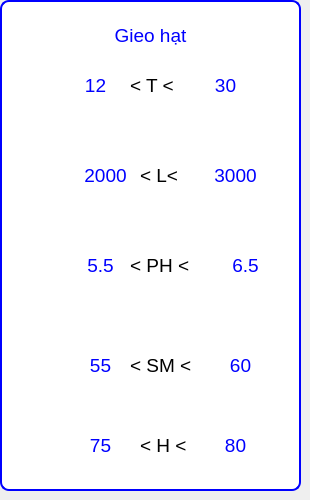
      <widget class="QWidget" name="tab_4">
       <attribute name="title">
        <string>Trạng thái</string>
       </attribute>
       <widget class="QLabel" name="label_21">
        <property name="geometry">
         <rect>
          <x>0</x>
          <y>0</y>
          <width>301</width>
          <height>491</height>
         </rect>
        </property>
        <property name="styleSheet">
         <string notr="true">border-radius:9px;
border: 2px solid blue;
background-color: rgb(255, 255, 255);</string>
        </property>
        <property name="text">
         <string/>
        </property>
       </widget>
       <widget class="QLabel" name="label_39">
        <property name="geometry">
         <rect>
          <x>10</x>
          <y>50</y>
          <width>61</width>
          <height>61</height>
         </rect>
        </property>
        <property name="styleSheet">
         <string notr="true">background-color: rgb(255, 255, 255);</string>
        </property>
        <property name="text">
         <string/>
        </property>
        <property name="pixmap">
         <pixmap>../photos/theo_doi_cam_bien/temperature.png</pixmap>
        </property>
        <property name="scaledContents">
         <bool>true</bool>
        </property>
        <property name="alignment">
         <set>Qt::AlignCenter</set>
        </property>
        <property name="wordWrap">
         <bool>true</bool>
        </property>
       </widget>
       <widget class="QLabel" name="label_14">
        <property name="geometry">
         <rect>
          <x>10</x>
          <y>140</y>
          <width>61</width>
          <height>61</height>
         </rect>
        </property>
        <property name="styleSheet">
         <string notr="true">background-color: rgb(255, 255, 255);</string>
        </property>
        <property name="frameShadow">
         <enum>QFrame::Sunken</enum>
        </property>
        <property name="text">
         <string/>
        </property>
        <property name="pixmap">
         <pixmap>../photos/theo_doi_cam_bien/light.png</pixmap>
        </property>
        <property name="scaledContents">
         <bool>true</bool>
        </property>
        <property name="alignment">
         <set>Qt::AlignCenter</set>
        </property>
       </widget>
       <widget class="QLabel" name="label_30">
        <property name="geometry">
         <rect>
          <x>10</x>
          <y>240</y>
          <width>61</width>
          <height>61</height>
         </rect>
        </property>
        <property name="styleSheet">
         <string notr="true">background-color: rgb(255, 255, 255);</string>
        </property>
        <property name="text">
         <string/>
        </property>
        <property name="pixmap">
         <pixmap>../photos/theo_doi_cam_bien/p.png</pixmap>
        </property>
        <property name="scaledContents">
         <bool>true</bool>
        </property>
        <property name="alignment">
         <set>Qt::AlignCenter</set>
        </property>
       </widget>
       <widget class="QLabel" name="label_40">
        <property name="geometry">
         <rect>
          <x>10</x>
          <y>330</y>
          <width>61</width>
          <height>61</height>
         </rect>
        </property>
        <property name="styleSheet">
         <string notr="true">background-color: rgb(255, 255, 255);</string>
        </property>
        <property name="text">
         <string/>
        </property>
        <property name="pixmap">
         <pixmap>../photos/theo_doi_cam_bien/sm12.jpg</pixmap>
        </property>
        <property name="scaledContents">
         <bool>true</bool>
        </property>
        <property name="alignment">
         <set>Qt::AlignCenter</set>
        </property>
       </widget>
       <widget class="QLabel" name="label_41">
        <property name="geometry">
         <rect>
          <x>10</x>
          <y>410</y>
          <width>61</width>
          <height>51</height>
         </rect>
        </property>
        <property name="styleSheet">
         <string notr="true">background-color: rgb(255, 255, 255);</string>
        </property>
        <property name="text">
         <string/>
        </property>
        <property name="pixmap">
         <pixmap>../photos/theo_doi_cam_bien/h.png</pixmap>
        </property>
        <property name="scaledContents">
         <bool>true</bool>
        </property>
        <property name="alignment">
         <set>Qt::AlignCenter</set>
        </property>
       </widget>
       <widget class="QLabel" name="tab1_T_min">
        <property name="geometry">
         <rect>
          <x>80</x>
          <y>70</y>
          <width>31</width>
          <height>31</height>
         </rect>
        </property>
        <property name="font">
         <font>
          <family>MS Shell Dlg 2</family>
          <pointsize>14</pointsize>
          <weight>50</weight>
          <italic>false</italic>
          <bold>false</bold>
         </font>
        </property>
        <property name="styleSheet">
         <string notr="true">background-color: rgb(255, 255, 255);
color: rgb(0, 0, 255);
font: 8pt &quot;Times New Roman&quot;;
font: 14pt &quot;MS Shell Dlg 2&quot;;</string>
        </property>
        <property name="text">
         <string>12</string>
        </property>
        <property name="alignment">
         <set>Qt::AlignCenter</set>
        </property>
       </widget>
       <widget class="QLabel" name="tab1_t1_3">
        <property name="geometry">
         <rect>
          <x>130</x>
          <y>70</y>
          <width>61</width>
          <height>31</height>
         </rect>
        </property>
        <property name="font">
         <font>
          <family>MS Shell Dlg 2</family>
          <pointsize>14</pointsize>
          <weight>50</weight>
          <italic>false</italic>
          <bold>false</bold>
         </font>
        </property>
        <property name="styleSheet">
         <string notr="true">background-color: rgb(255, 255, 255);
font: 8pt &quot;Times New Roman&quot;;
font: 14pt &quot;MS Shell Dlg 2&quot;;</string>
        </property>
        <property name="text">
         <string>&lt; T &lt;</string>
        </property>
       </widget>
       <widget class="QLabel" name="tab1_T_max">
        <property name="geometry">
         <rect>
          <x>210</x>
          <y>70</y>
          <width>31</width>
          <height>31</height>
         </rect>
        </property>
        <property name="font">
         <font>
          <family>MS Shell Dlg 2</family>
          <pointsize>14</pointsize>
          <weight>50</weight>
          <italic>false</italic>
          <bold>false</bold>
         </font>
        </property>
        <property name="styleSheet">
         <string notr="true">background-color: rgb(255, 255, 255);
color: rgb(0, 0, 255);
font: 8pt &quot;Times New Roman&quot;;
font: 14pt &quot;MS Shell Dlg 2&quot;;</string>
        </property>
        <property name="text">
         <string>30</string>
        </property>
        <property name="alignment">
         <set>Qt::AlignCenter</set>
        </property>
       </widget>
       <widget class="QLabel" name="tab1_L_max">
        <property name="geometry">
         <rect>
          <x>210</x>
          <y>160</y>
          <width>51</width>
          <height>31</height>
         </rect>
        </property>
        <property name="font">
         <font>
          <family>MS Shell Dlg 2</family>
          <pointsize>14</pointsize>
          <weight>50</weight>
          <italic>false</italic>
          <bold>false</bold>
         </font>
        </property>
        <property name="styleSheet">
         <string notr="true">background-color: rgb(255, 255, 255);
color: rgb(0, 0, 255);
font: 8pt &quot;Times New Roman&quot;;
font: 14pt &quot;MS Shell Dlg 2&quot;;</string>
        </property>
        <property name="text">
         <string>3000</string>
        </property>
        <property name="alignment">
         <set>Qt::AlignCenter</set>
        </property>
       </widget>
       <widget class="QLabel" name="tab1_L_min">
        <property name="geometry">
         <rect>
          <x>80</x>
          <y>160</y>
          <width>51</width>
          <height>31</height>
         </rect>
        </property>
        <property name="font">
         <font>
          <family>MS Shell Dlg 2</family>
          <pointsize>14</pointsize>
          <weight>50</weight>
          <italic>false</italic>
          <bold>false</bold>
         </font>
        </property>
        <property name="styleSheet">
         <string notr="true">background-color: rgb(255, 255, 255);
color: rgb(0, 0, 255);
font: 8pt &quot;Times New Roman&quot;;
font: 14pt &quot;MS Shell Dlg 2&quot;;</string>
        </property>
        <property name="text">
         <string>2000</string>
        </property>
        <property name="alignment">
         <set>Qt::AlignCenter</set>
        </property>
       </widget>
       <widget class="QLabel" name="tab1_t1_4">
        <property name="geometry">
         <rect>
          <x>140</x>
          <y>160</y>
          <width>51</width>
          <height>31</height>
         </rect>
        </property>
        <property name="font">
         <font>
          <family>MS Shell Dlg 2</family>
          <pointsize>14</pointsize>
          <weight>50</weight>
          <italic>false</italic>
          <bold>false</bold>
         </font>
        </property>
        <property name="styleSheet">
         <string notr="true">background-color: rgb(255, 255, 255);
font: 8pt &quot;Times New Roman&quot;;
font: 14pt &quot;MS Shell Dlg 2&quot;;</string>
        </property>
        <property name="text">
         <string>&lt; L&lt;</string>
        </property>
       </widget>
       <widget class="QLabel" name="tab1_t1_5">
        <property name="geometry">
         <rect>
          <x>130</x>
          <y>250</y>
          <width>81</width>
          <height>31</height>
         </rect>
        </property>
        <property name="font">
         <font>
          <family>MS Shell Dlg 2</family>
          <pointsize>14</pointsize>
          <weight>50</weight>
          <italic>false</italic>
          <bold>false</bold>
         </font>
        </property>
        <property name="styleSheet">
         <string notr="true">background-color: rgb(255, 255, 255);
font: 8pt &quot;Times New Roman&quot;;
font: 14pt &quot;MS Shell Dlg 2&quot;;</string>
        </property>
        <property name="text">
         <string>&lt; PH &lt;</string>
        </property>
       </widget>
       <widget class="QLabel" name="tab1_PH_min">
        <property name="geometry">
         <rect>
          <x>80</x>
          <y>250</y>
          <width>41</width>
          <height>31</height>
         </rect>
        </property>
        <property name="font">
         <font>
          <family>MS Shell Dlg 2</family>
          <pointsize>14</pointsize>
          <weight>50</weight>
          <italic>false</italic>
          <bold>false</bold>
         </font>
        </property>
        <property name="styleSheet">
         <string notr="true">background-color: rgb(255, 255, 255);
color: rgb(0, 0, 255);
font: 8pt &quot;Times New Roman&quot;;
font: 14pt &quot;MS Shell Dlg 2&quot;;</string>
        </property>
        <property name="text">
         <string>5.5</string>
        </property>
        <property name="alignment">
         <set>Qt::AlignCenter</set>
        </property>
       </widget>
       <widget class="QLabel" name="tab1_PH_max">
        <property name="geometry">
         <rect>
          <x>230</x>
          <y>250</y>
          <width>31</width>
          <height>31</height>
         </rect>
        </property>
        <property name="font">
         <font>
          <family>MS Shell Dlg 2</family>
          <pointsize>14</pointsize>
          <weight>50</weight>
          <italic>false</italic>
          <bold>false</bold>
         </font>
        </property>
        <property name="styleSheet">
         <string notr="true">background-color: rgb(255, 255, 255);
color: rgb(0, 0, 255);
font: 8pt &quot;Times New Roman&quot;;
font: 14pt &quot;MS Shell Dlg 2&quot;;</string>
        </property>
        <property name="text">
         <string>6.5</string>
        </property>
        <property name="alignment">
         <set>Qt::AlignCenter</set>
        </property>
       </widget>
       <widget class="QLabel" name="tab1_t1_6">
        <property name="geometry">
         <rect>
          <x>130</x>
          <y>350</y>
          <width>91</width>
          <height>31</height>
         </rect>
        </property>
        <property name="font">
         <font>
          <family>MS Shell Dlg 2</family>
          <pointsize>14</pointsize>
          <weight>50</weight>
          <italic>false</italic>
          <bold>false</bold>
         </font>
        </property>
        <property name="styleSheet">
         <string notr="true">background-color: rgb(255, 255, 255);
font: 8pt &quot;Times New Roman&quot;;
font: 14pt &quot;MS Shell Dlg 2&quot;;</string>
        </property>
        <property name="text">
         <string>&lt; SM &lt;</string>
        </property>
       </widget>
       <widget class="QLabel" name="tab1_SM_min">
        <property name="geometry">
         <rect>
          <x>80</x>
          <y>350</y>
          <width>41</width>
          <height>31</height>
         </rect>
        </property>
        <property name="font">
         <font>
          <family>MS Shell Dlg 2</family>
          <pointsize>14</pointsize>
          <weight>50</weight>
          <italic>false</italic>
          <bold>false</bold>
         </font>
        </property>
        <property name="styleSheet">
         <string notr="true">background-color: rgb(255, 255, 255);
color: rgb(0, 0, 255);
font: 8pt &quot;Times New Roman&quot;;
font: 14pt &quot;MS Shell Dlg 2&quot;;</string>
        </property>
        <property name="text">
         <string>55</string>
        </property>
        <property name="alignment">
         <set>Qt::AlignCenter</set>
        </property>
       </widget>
       <widget class="QLabel" name="tab1_SM_max">
        <property name="geometry">
         <rect>
          <x>220</x>
          <y>350</y>
          <width>41</width>
          <height>31</height>
         </rect>
        </property>
        <property name="font">
         <font>
          <family>MS Shell Dlg 2</family>
          <pointsize>14</pointsize>
          <weight>50</weight>
          <italic>false</italic>
          <bold>false</bold>
         </font>
        </property>
        <property name="styleSheet">
         <string notr="true">background-color: rgb(255, 255, 255);
color: rgb(0, 0, 255);
font: 8pt &quot;Times New Roman&quot;;
font: 14pt &quot;MS Shell Dlg 2&quot;;</string>
        </property>
        <property name="text">
         <string>60</string>
        </property>
        <property name="alignment">
         <set>Qt::AlignCenter</set>
        </property>
       </widget>
       <widget class="QLabel" name="tab1_t1_7">
        <property name="geometry">
         <rect>
          <x>140</x>
          <y>430</y>
          <width>81</width>
          <height>31</height>
         </rect>
        </property>
        <property name="font">
         <font>
          <family>MS Shell Dlg 2</family>
          <pointsize>14</pointsize>
          <weight>50</weight>
          <italic>false</italic>
          <bold>false</bold>
         </font>
        </property>
        <property name="styleSheet">
         <string notr="true">background-color: rgb(255, 255, 255);
font: 8pt &quot;Times New Roman&quot;;
font: 14pt &quot;MS Shell Dlg 2&quot;;</string>
        </property>
        <property name="text">
         <string>&lt;  H &lt;</string>
        </property>
       </widget>
       <widget class="QLabel" name="tab1_H_min">
        <property name="geometry">
         <rect>
          <x>80</x>
          <y>430</y>
          <width>41</width>
          <height>31</height>
         </rect>
        </property>
        <property name="font">
         <font>
          <family>MS Shell Dlg 2</family>
          <pointsize>14</pointsize>
          <weight>50</weight>
          <italic>false</italic>
          <bold>false</bold>
         </font>
        </property>
        <property name="styleSheet">
         <string notr="true">background-color: rgb(255, 255, 255);
color: rgb(0, 0, 255);
font: 8pt &quot;Times New Roman&quot;;
font: 14pt &quot;MS Shell Dlg 2&quot;;</string>
        </property>
        <property name="text">
         <string>75</string>
        </property>
        <property name="alignment">
         <set>Qt::AlignCenter</set>
        </property>
       </widget>
       <widget class="QLabel" name="tab1_H_max">
        <property name="geometry">
         <rect>
          <x>220</x>
          <y>430</y>
          <width>31</width>
          <height>31</height>
         </rect>
        </property>
        <property name="font">
         <font>
          <family>MS Shell Dlg 2</family>
          <pointsize>14</pointsize>
          <weight>50</weight>
          <italic>false</italic>
          <bold>false</bold>
         </font>
        </property>
        <property name="styleSheet">
         <string notr="true">background-color: rgb(255, 255, 255);
color: rgb(0, 0, 255);
font: 8pt &quot;Times New Roman&quot;;
font: 14pt &quot;MS Shell Dlg 2&quot;;</string>
        </property>
        <property name="text">
         <string>80</string>
        </property>
        <property name="alignment">
         <set>Qt::AlignCenter</set>
        </property>
       </widget>
       <widget class="QLabel" name="tab1_stage">
        <property name="geometry">
         <rect>
          <x>20</x>
          <y>20</y>
          <width>261</width>
          <height>31</height>
         </rect>
        </property>
        <property name="font">
         <font>
          <family>MS Shell Dlg 2</family>
          <pointsize>14</pointsize>
          <weight>50</weight>
          <italic>false</italic>
          <bold>false</bold>
         </font>
        </property>
        <property name="styleSheet">
         <string notr="true">background-color: rgb(255, 255, 255);
color: rgb(0, 0, 255);
font: 8pt &quot;Times New Roman&quot;;
font: 14pt &quot;MS Shell Dlg 2&quot;;</string>
        </property>
        <property name="text">
         <string>Gieo hạt</string>
        </property>
        <property name="alignment">
         <set>Qt::AlignCenter</set>
        </property>
       </widget>
      </widget>
